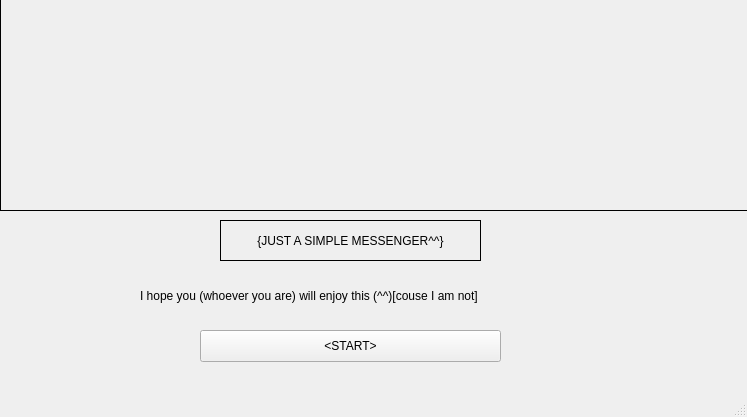
<?xml version="1.0" encoding="UTF-8"?>
<ui version="4.0">
 <class>FirstPage</class>
 <widget class="QMainWindow" name="FirstPage">
  <property name="geometry">
   <rect>
    <x>0</x>
    <y>0</y>
    <width>747</width>
    <height>417</height>
   </rect>
  </property>
  <property name="windowTitle">
   <string>FirstPage</string>
  </property>
  <widget class="QWidget" name="centralwidget">
   <widget class="QLabel" name="label_greeting">
    <property name="geometry">
     <rect>
      <x>0</x>
      <y>-10</y>
      <width>751</width>
      <height>221</height>
     </rect>
    </property>
    <property name="styleSheet">
     <string notr="true"/>
    </property>
    <property name="frameShape">
     <enum>QFrame::Box</enum>
    </property>
    <property name="text">
     <string/>
    </property>
   </widget>
   <widget class="QPushButton" name="pushButton_Welcome">
    <property name="geometry">
     <rect>
      <x>200</x>
      <y>330</y>
      <width>301</width>
      <height>32</height>
     </rect>
    </property>
    <property name="text">
     <string>&lt;START&gt;</string>
    </property>
   </widget>
   <widget class="QLabel" name="label">
    <property name="geometry">
     <rect>
      <x>220</x>
      <y>220</y>
      <width>261</width>
      <height>41</height>
     </rect>
    </property>
    <property name="styleSheet">
     <string notr="true">format. setFontWeight(QFont::Bold);
</string>
    </property>
    <property name="frameShape">
     <enum>QFrame::Panel</enum>
    </property>
    <property name="text">
     <string>          {JUST A SIMPLE MESSENGER^^}</string>
    </property>
   </widget>
   <widget class="QLabel" name="label_2">
    <property name="geometry">
     <rect>
      <x>140</x>
      <y>280</y>
      <width>441</width>
      <height>31</height>
     </rect>
    </property>
    <property name="text">
     <string>I hope you (whoever you are) will enjoy this (^^)[couse I am not]</string>
    </property>
   </widget>
  </widget>
  <widget class="QMenuBar" name="menubar">
   <property name="geometry">
    <rect>
     <x>0</x>
     <y>0</y>
     <width>747</width>
     <height>22</height>
    </rect>
   </property>
  </widget>
  <widget class="QStatusBar" name="statusbar"/>
 </widget>
 <resources/>
 <connections/>
</ui>
